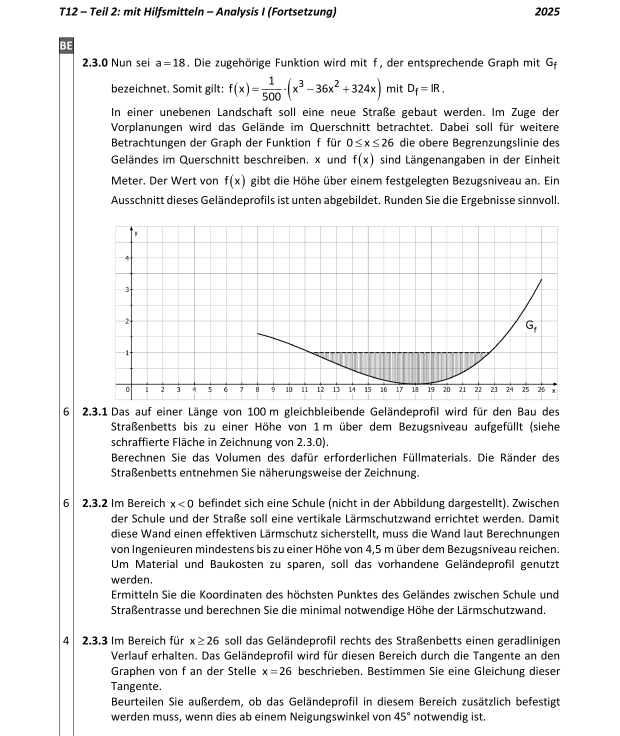
#> input picture uebungen/mathematik/fap-aufgaben/2025_T2_AI_p7.png, 1240 x 1471 px (shown at 1/2 size)
$ python fap-crop.py fap-aufgaben/2025_T2_AI_p7.png fap-aufgaben/2025_T2_AI_2 --n-tasks 2
#> lines starting #> are read from the running program, lines starting #| are printed output that depends on the picture
#!/usr/bin/env python3
"""
fap-crop.py – FAP-Aufgaben Crop-Tool
Trennt ein PNG-Bild mit mehreren Aufgaben in einzelne Aufgaben-Bilder.

Verwendung:
  python fap-crop.py INPUT.png AUSGABE_PREFIX [--n-tasks 2] [--thresh 245] [--min-gap 30] [--pad 30]

Beispiele:
  python fap-crop.py fap-aufgaben/2025_T2_AI_p7.png fap-aufgaben/2025_T2_AI_2 --n-tasks 2
  python fap-crop.py fap-aufgaben/2024_T2_AI_page.png fap-aufgaben/2024_T2_AI --n-tasks 3

Ausgabe:
  AUSGABE_PREFIX_1.png, AUSGABE_PREFIX_2.png, …
"""
import argparse
import subprocess
import sys
import re
import tempfile
from pathlib import Path

try:
    from PIL import Image
    import numpy as np
except ImportError:
    sys.exit("Fehler: Pillow und numpy werden benötigt. → pip install pillow numpy")


def find_white_bands(gray: np.ndarray, thresh: int = 245, min_gap: int = 30) -> list[dict]:
    """Findet zusammenhängende weiße Zeilen-Läufe im Bild."""
    row_min = gray.min(axis=1)
    is_white = row_min >= thresh

    bands = []
    in_band = False
    start = 0
    for y, w in enumerate(is_white):
        if w and not in_band:
            start = y
            in_band = True
        elif not w and in_band:
            width = y - start
            if width >= min_gap:
                bands.append({"start": start, "end": y, "width": width, "mid": (start + y) // 2})
            in_band = False
    if in_band:
        width = len(is_white) - start
        if width >= min_gap:
            bands.append({"start": start, "end": len(is_white), "width": width, "mid": (start + len(is_white)) // 2})
    return bands


def ocr_confidence(gray: np.ndarray, y_from: int, y_to: int, context_px: int = 80) -> float:
    """
    OCR-Score: Prüft ob direkt unter dem Band eine neue Aufgabennummer erscheint.
    Gibt Confidence 0.0–1.0 zurück (0 falls tesseract nicht verfügbar).
    """
    strip_start = max(0, y_to)
    strip_end = min(gray.shape[0], y_to + context_px)
    if strip_end <= strip_start:
        return 0.0

    strip = gray[strip_start:strip_end, :]
    img = Image.fromarray(strip)

    with tempfile.NamedTemporaryFile(suffix=".png", delete=False) as tf:
        tmp_path = tf.name
    img.save(tmp_path)

    try:
        result = subprocess.run(
            ["tesseract", tmp_path, "stdout", "-l", "deu", "--psm", "6"],
            capture_output=True, text=True, timeout=5
        )
        text = result.stdout
        # Aufgabennummer-Muster: "1.0", "2.1", "3.", "1)", "(2" etc.
        patterns = [r"\b\d+\.\d+\b", r"\b\d+\)\s", r"^\s*\d+\s*$"]
        score = 0.0
        for pat in patterns:
            if re.search(pat, text, re.MULTILINE):
                score += 0.4
        return min(score, 1.0)
    except (FileNotFoundError, subprocess.TimeoutExpired):
        return 0.0
    finally:
        Path(tmp_path).unlink(missing_ok=True)


def brightness_crop_bottom(gray: np.ndarray, thresh: int = 245, pad: int = 30) -> int:
    """Gibt die untere Crop-Zeile zurück (letztes non-white row + pad)."""
    row_min = gray.min(axis=1)
    non_white = np.where(row_min < thresh)[0]
    if len(non_white) == 0:
        return gray.shape[0]
    return min(int(non_white[-1]) + pad, gray.shape[0])


def crop_image(img: Image.Image, y_start: int, y_end: int, pad: int = 30) -> Image.Image:
    """Schneidet einen Streifen aus und croppt unten per Brightness."""
    arr = np.array(img.convert("L"))
    strip_arr = arr[y_start:y_end, :]
    bottom = brightness_crop_bottom(strip_arr, pad=pad)
    strip = img.crop((0, y_start, img.width, y_start + bottom))
    return strip


def main():
    parser = argparse.ArgumentParser(description="FAP-Aufgaben Crop-Tool")
    parser.add_argument("input", help="Eingabe-PNG-Datei")
    parser.add_argument("prefix", help="Ausgabe-Prefix (z. B. fap-aufgaben/2025_T2_AI_2)")
    parser.add_argument("--n-tasks", "-n", type=int, default=2, help="Anzahl Aufgaben im Bild (Default: 2)")
    parser.add_argument("--thresh", type=int, default=245, help="Weiß-Schwellwert 0–255 (Default: 245)")
    parser.add_argument("--min-gap", type=int, default=30, help="Minimale Bandbreite in px (Default: 30)")
    parser.add_argument("--pad", type=int, default=30, help="Padding unten nach Brightness-Crop (Default: 30)")
    parser.add_argument("--split-at", type=int, nargs="+", metavar="Y",
                        help="Manuelle Split-Koordinaten in px (überschreibt Auto-Detection)")
    parser.add_argument("--no-ocr", action="store_true", help="OCR-Validierung überspringen")
    parser.add_argument("--dry-run", action="store_true", help="Nur Split-Punkte ausgeben, nicht speichern")
    args = parser.parse_args()

    input_path = Path(args.input)
    if not input_path.exists():
        sys.exit(f"Fehler: Datei nicht gefunden: {args.input}")

    img = Image.open(input_path)
#> img is the input picture: PIL image 1240x1471 RGB; min 0, max 255, mean 239.2
    gray = np.array(img.convert("L"))
    h, w = gray.shape
#> h = 1471; w = 1240
    print(f"Bild: {w} × {h} px")
#| Bild: 1240 × 1471 px

    n_splits = args.n_tasks - 1
    if n_splits <= 0:
        print("--n-tasks 1: Nur Brightness-Crop von unten.")
        if not args.dry_run:
            out = crop_image(img, 0, h, pad=args.pad)
            out_path = Path(f"{args.prefix}_1.png")
            out.save(out_path)
            print(f"→ {out_path}")
        return

    # Manuelle Koordinaten haben Vorrang
    if args.split_at:
        split_ys = sorted(args.split_at)
        print(f"Manuelle Split-Punkte: {split_ys}")
    else:
        bands = find_white_bands(gray, thresh=args.thresh, min_gap=args.min_gap)
#> in find_white_bands, `row_min = gray.min(axis=1)`: row_min = 1471 values, max 255 at index 0, min 0 at index 14, mean 9.22
#> the loop in find_white_bands, `for y, w in enumerate(is_white):` made 1471 passes
#> (w, start, in_band) on passes 1, 37: (True, 0, True), (True, 36, True)
#> (w, width, in_band) on pass 14: (False, 13, False)
#> after the loop in find_white_bands, `for y, w in enumerate(is_white):`: bands = 1 item; in_band = False; start = 36; width = 39
#> bands = 1 item
        print(f"Gefundene Weißbänder: {len(bands)}")
#| Gefundene Weißbänder: 1

        if not bands:
            sys.exit("Keine Weißbänder gefunden. Versuche --thresh, --min-gap oder --split-at Y.")

        # Score: Bandbreite + OCR-Bonus
        for b in bands:
            ocr_score = 0.0 if args.no_ocr else ocr_confidence(gray, b["start"], b["end"])
            b["score"] = b["width"] + ocr_score * 200  # OCR-Bonus gewichtet
            print(f"  Band y={b['start']}–{b['end']} (Breite={b['width']}px, OCR={ocr_score:.2f}, Score={b['score']:.1f})")
#> this loop made 1 pass
#> (strip_start in ocr_confidence, strip_end in ocr_confidence) on pass 1: (75, 155)
#> pass 1, in ocr_confidence, `strip = gray[strip_start:strip_end, :]`:
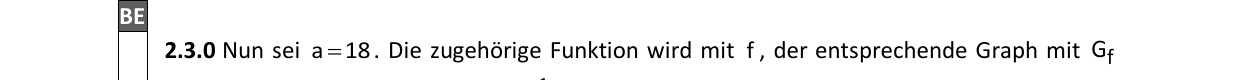
#> strip: shape (80, 1240); min 0, max 255, mean 243.3

        # Beste n_splits Bänder auswählen
        best = sorted(bands, key=lambda b: b["score"], reverse=True)[:n_splits]
        split_ys = sorted([b["mid"] for b in best])
        print(f"Auto-Split-Punkte: {split_ys}")
        if len(split_ys) < n_splits:
            print(f"Warnung: Nur {len(split_ys)} von {n_splits} Split-Punkten gefunden.")
            print("Tipp: --min-gap kleiner setzen oder --split-at Y verwenden.")

    if args.dry_run:
        print("Dry-run: keine Dateien gespeichert.")
        return

    # Aufgaben ausschneiden
    boundaries = [0] + split_ys + [h]
    prefix = Path(args.prefix)
    prefix.parent.mkdir(parents=True, exist_ok=True)

    for i, (y0, y1) in enumerate(zip(boundaries[:-1], boundaries[1:]), start=1):
        crop = crop_image(img, y0, y1, pad=args.pad)
        out_path = Path(f"{prefix}_{i}.png")
        crop.save(out_path)
        print(f"→ {out_path}  ({crop.width} × {crop.height} px)")

    print(f"\n{args.n_tasks} Aufgaben-Bilder gespeichert.")


if __name__ == "__main__":
    main()
#> (the call stopped at in ocr_confidence, `result = subprocess.run( ["tesseract", tmp_path, "stdout", "-l", "deu"..`: subprocess is not available in this run)
